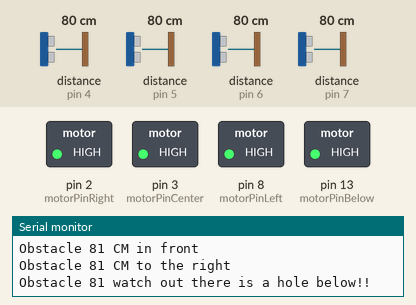
Recording of a sketch running on a simulated Arduino Mega 2560, built with avr-gcc and run on an emulated ATmega2560. On the bench: switched loads named in the sketch (green lamp = pin HIGH), the last lines printed to the serial monitor. Inputs (shaded band) come from the test bench; at power-on: distance to the obstacle (sensors on pin 4, pin 5, pin 6, pin 7) 80 cm. The echo pulse lasts 58.3 µs per cm; the audio player accepts every command and is not drawn.

Above: at 1.7 s.
1.8 s: distance to the obstacle (sensor on pin 4) set to 94 cm
3.3 s: distance to the obstacle (sensor on pin 4) set to 102 cm
At 4.0 s:
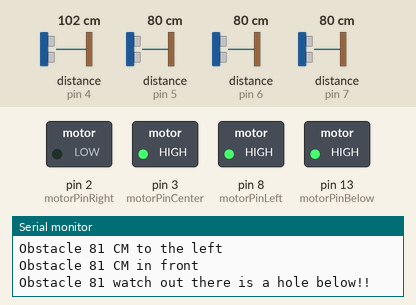
4.9 s: distance to the obstacle (sensor on pin 5) set to 92 cm
6.4 s: distance to the obstacle (sensor on pin 5) set to 102 cm
At 7.5 s:
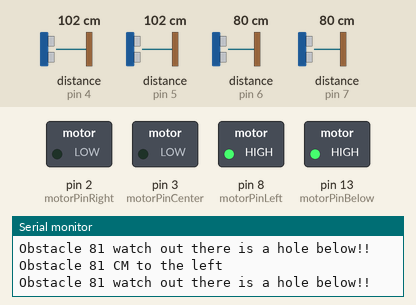
7.9 s: distance to the obstacle (sensor on pin 6) set to 94 cm
9.4 s: distance to the obstacle (sensor on pin 6) set to 101 cm
At 9.9 s:
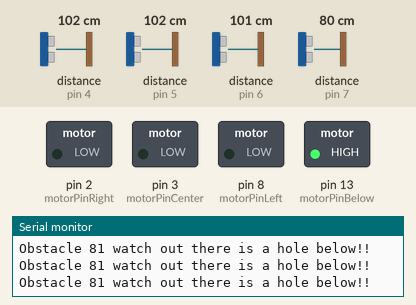
Timing chart, 0 to 11.9 s (numbered marks = the images above; inputs shaded):
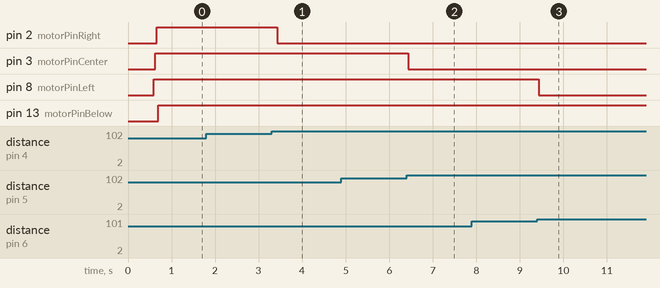

The sketch:

Microcontroller_Project.ino
```cpp
// ---------------------------------------------------------------------------
// Before attempting to use this sketch, please read the "Help with 15 Sensors Example Sketch":
// https://bitbucket.org/teckel12/arduino-new-ping/wiki/Help%20with%2015%20Sensors%20Example%20Sketch
//
// This example code was used to successfully communicate with 15 ultrasonic sensors. You can adjust
// the number of sensors in your project by changing SONAR_NUM and the number of NewPing objects in the
// "sonar" array. You also need to change the pins for each sensor for the NewPing objects. Each sensor
// is pinged at 33ms intervals. So, one cycle of all sensors takes 495ms (33 * 15 = 495ms). The results
// are sent to the "oneSensorCycle" function which currently just displays the distance data. Your project
// would normally process the sensor results in this function (for example, decide if a robot needs to
// turn and call the turn function). Keep in mind this example is event-driven. Your complete sketch needs
// to be written so there's no "delay" commands and the loop() cycles at faster than a 33ms rate. If other
// processes take longer than 33ms, you'll need to increase PING_INTERVAL so it doesn't get behind.
// ---------------------------------------------------------------------------
#include <NewPing.h>
#include <Arduino.h>
#include <DFRobotDFPlayerMini.h>
#include <SoftwareSerial.h>


#define SONAR_NUM     4 // Number of sensors.
#define MAX_DISTANCE 250 // Maximum distance (in cm) to ping.
#define PING_INTERVAL 33 // Milliseconds between sensor pings (29ms is about the min to avoid cross-sensor echo).

const int motorPinLeft  = 8;
const int motorPinCenter = 3;
const int motorPinRight   = 2;
const int motorPinBelow = 13;

int minLeftDistance   = 100;
int minCenterDistance = 100;
int minRightDistance  = 100;
int minBelowDistance  = 10;

unsigned long pingTimer[SONAR_NUM]; // Holds the times when the next ping should happen for each sensor.
unsigned int cm[SONAR_NUM];         // Where the ping distances are stored.
uint8_t currentSensor = 0;          // Keeps track of which sensor is active.

static unsigned long timer = millis();

int waitTime = 3500;

NewPing sonar[SONAR_NUM] = {     // Sensor object array.
  NewPing(6, 6, MAX_DISTANCE), // Each sensor's trigger pin, echo pin, and max distance to ping.
  NewPing(5, 5, MAX_DISTANCE),
  NewPing(4, 4, MAX_DISTANCE),
  NewPing(7, 7, MAX_DISTANCE),
};
SoftwareSerial mp3SoftwareSerial(10, 11); // RX, TX
DFRobotDFPlayerMini DFPlayer;

void printDetail(uint8_t type, int value){
  switch (type) {
    case TimeOut:
      Serial.println(F("Time Out!"));
      break;
    case WrongStack:
      Serial.println(F("Stack Wrong!"));
      break;
    case DFPlayerCardInserted:
      Serial.println(F("Card Inserted!"));
      break;
    case DFPlayerCardRemoved:
      Serial.println(F("Card Removed!"));
      break;
    case DFPlayerCardOnline:
      Serial.println(F("Card Online!"));
      break;
    case DFPlayerPlayFinished:
      Serial.print(F("Number:"));
      Serial.print(value);
      Serial.println(F(" Play Finished!"));
      break;
    case DFPlayerError:
      Serial.print(F("DFPlayerError:"));
      switch (value) {
        case Busy:
          Serial.println(F("Card not found"));
          break;
        case Sleeping:
          Serial.println(F("Sleeping"));
          break;
        case SerialWrongStack:
          Serial.println(F("Get Wrong Stack"));
          break;
        case CheckSumNotMatch:
          Serial.println(F("Check Sum Not Match"));
          break;
        case FileIndexOut:
          Serial.println(F("File Index Out of Bound"));
          break;
        case FileMismatch:
          Serial.println(F("Cannot Find File"));
          break;
        case Advertise:
          Serial.println(F("In Advertise"));
          break;
        default:
          break;
      }
      break;
    default:
      break;
  }
}

void leftAlert(int distance) {

  if (millis() - timer > waitTime) {
    timer = millis();
    DFPlayer.playLargeFolder(01, distance+1);
  }
  if (DFPlayer.available()) {
    printDetail(DFPlayer.readType(), DFPlayer.read()); //Print the detail message from DFPlayer to handle different errors and states.

  }
}

void centerAlert(int distance) {

  if (millis() - timer > waitTime) {
    timer = millis();
    DFPlayer.playLargeFolder(02, distance+1);
  }
  if (DFPlayer.available()) {
    printDetail(DFPlayer.readType(), DFPlayer.read()); //Print the detail message from DFPlayer to handle different errors and states
  }
}

void rightAlert(int distance) {

  if (millis() - timer > waitTime) {
    timer = millis();
    DFPlayer.playLargeFolder(03, distance+1);
  }
  if (DFPlayer.available()) {
    printDetail(DFPlayer.readType(), DFPlayer.read()); //Print the detail message from DFPlayer to handle different errors and states
  }
}

void belowAlert(int distance) {

  if (millis() - timer > waitTime) {
    timer = millis();
    DFPlayer.playLargeFolder(04, 0001);
  }
  if (DFPlayer.available()) {
    printDetail(DFPlayer.readType(), DFPlayer.read()); //Print the detail message from DFPlayer to handle different errors and states
  }
}

void holeAlert(int distance) {

  if (millis() - timer > waitTime) {
    timer = millis();
    DFPlayer.playLargeFolder(04, 0002);
  }
  if (DFPlayer.available()) {
    printDetail(DFPlayer.readType(), DFPlayer.read()); //Print the detail message from DFPlayer to handle different errors and states
  }
}
void setup() {
  Serial.begin(115200);
  pinMode(motorPinLeft, OUTPUT);
  pinMode(motorPinCenter, OUTPUT);
  pinMode(motorPinRight, OUTPUT);
  pinMode(motorPinBelow, OUTPUT);
  mp3SoftwareSerial.begin(9600);
  Serial.println();
  Serial.println(F("DFRobot DFPlayer Mini Demo"));
  Serial.println(F("Initializing DFPlayer ... (May take 3~5 seconds)"));

  if (!DFPlayer.begin(mp3SoftwareSerial)) {  //Use softwareSerial to communicate with mp3.
    Serial.println(F("Unable to begin:"));
    Serial.println(F("1.Please recheck the connection!"));
    Serial.println(F("2.Please insert the SD card!"));
    while(true){
      delay(0); // Code to compatible with ESP8266 watch dog.
    }
  }
  Serial.println(F("DFPlayer Mini online."));

  DFPlayer.volume(10);  //Set volume value. From 0 to 30
  pingTimer[0] = millis() + 75;           // First ping starts at 75ms, gives time for the Arduino to chill before starting.
  for (uint8_t i = 1; i < SONAR_NUM; i++) // Set the starting time for each sensor.
    pingTimer[i] = pingTimer[i - 1] + PING_INTERVAL;

}

void loop() {
  for (uint8_t i = 0; i < SONAR_NUM; i++) { // Loop through all the sensors.
    if (millis() >= pingTimer[i]) {         // Is it this sensor's time to ping?
      pingTimer[i] += PING_INTERVAL * SONAR_NUM;  // Set next time this sensor will be pinged.

      sonar[currentSensor].timer_stop();          // Make sure previous timer is canceled before starting a new ping (insurance).
      currentSensor = i;                          // Sensor being accessed.
      cm[currentSensor] = 0;                      // Make distance zero in case there's no ping echo for this sensor.
      sonar[currentSensor].ping_timer(echoCheck); // Do the ping (processing continues, interrupt will call echoCheck to look for echo).
    }
  }
  // Other code that *DOESN'T* analyze ping results can go here.
}

void echoCheck() { // If ping received, set the sensor distance to array.
  if (sonar[currentSensor].check_timer()) { // This is how you check to see if the ping was received.
    cm[currentSensor] = sonar[currentSensor].ping_result / US_ROUNDTRIP_CM; //get the results in centimeter
  if(cm[0] < minLeftDistance && cm[0] > 1) {

    Serial.print("Obstacle ");
    Serial.print(cm[0]);
    Serial.println(" CM to the left");

    leftAlert(cm[0]);
    analogWrite(motorPinLeft, 512);
  }
  else {
    analogWrite(motorPinLeft, 0);
  }

  if(cm[1] < minCenterDistance && cm[1] > 1) {

    Serial.print("Obstacle ");
    Serial.print(cm[1]);
    Serial.println(" CM in front");

    centerAlert(cm[1]);
    digitalWrite(motorPinCenter, HIGH);
    }
  else {
    digitalWrite(motorPinCenter, LOW);
  }

  if(cm[2] < minRightDistance && cm[2] > 1) {

    Serial.print("Obstacle ");
    Serial.print(cm[2]);
    Serial.println(" CM to the right");

    rightAlert(cm[2]);
    analogWrite(motorPinRight, 512);
  }
  else {
    analogWrite(motorPinRight, 0);
  }

  if(cm[3] < minBelowDistance && cm[3] > 1) {

    Serial.print("Obstacle ");
    Serial.print(cm[3]);
    Serial.println(" watch out there is an obstacle below!! ");

    belowAlert(cm[3]);
    digitalWrite(motorPinBelow, HIGH);
  }
  else if (cm[3] > 60 ) {

    Serial.print("Obstacle ");
    Serial.print(cm[3]);
    Serial.println(" watch out there is a hole below!! ");

    holeAlert(cm[3]);
    digitalWrite(motorPinBelow, HIGH);
  }
  else {
    digitalWrite(motorPinBelow, LOW);
  }
}
}
```

Measured:
- the behaviour switches between 97 and 98 cm on distance to the obstacle (sensor on pin 4) (found by bisection; images 0 and 1)
- the behaviour switches between 97 and 98 cm on distance to the obstacle (sensor on pin 5) (found by bisection; images 1 and 2)
- the behaviour switches between 97 and 98 cm on distance to the obstacle (sensor on pin 6) (found by bisection; images 2 and 3)
- after the input at 3.3 s, pin 2 (motorPinRight): HIGH → LOW after 0.13 s
- after the input at 6.4 s, pin 3 (motorPinCenter): HIGH → LOW at once
- after the input at 9.4 s, pin 8 (motorPinLeft): HIGH → LOW at once
